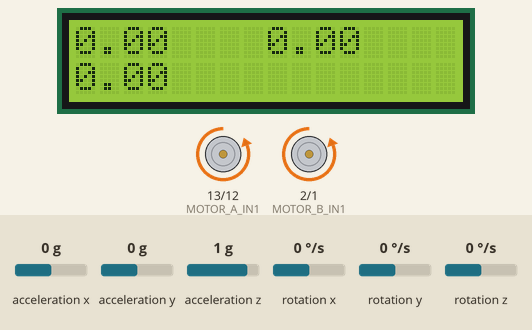
The sketch below on a simulated Arduino Uno, built with avr-gcc and run on an emulated ATmega328P. Parts: 16×2 character LCD, motor-driver pin pairs drawn as motors (green arrow = first pin HIGH = forward, orange = second pin HIGH = backward, longer = more drive, scaled by the enable pin). Wiring (inferred from the names in the program): MPU-6050 motion sensor at I2C address 0x68. The test bench sets the inputs (shaded band); at power-on: rotation x 0 °/s, rotation y 0 °/s, acceleration x 0 g, acceleration y 0 g, acceleration z 1 g, rotation z 0 °/s.

Above: at 1.7 s.
1.8 s: rotation x set to -192 °/s
At 2.05 s:
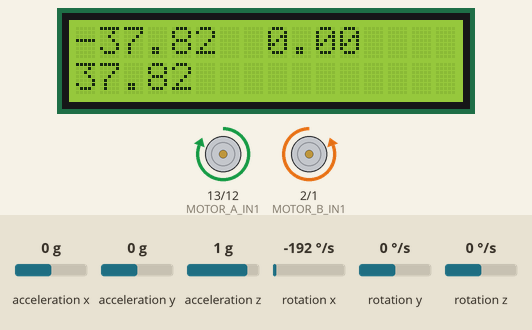
3.6 s: rotation x set to 192 °/s
At 5.59 s:
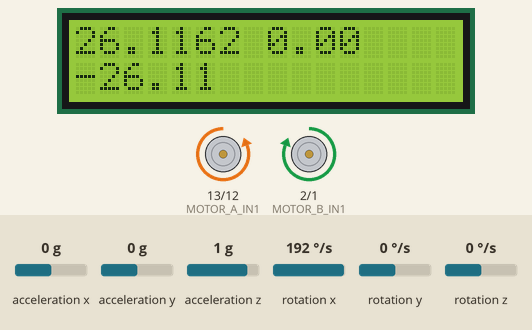
6.6 s: rotation x set to -100 °/s
At 8.88 s:
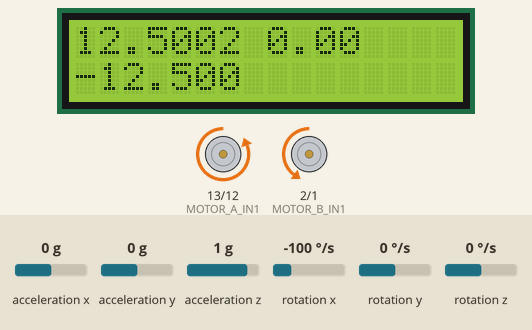
9.6 s: rotation y set to -192 °/s
At 9.74 s:
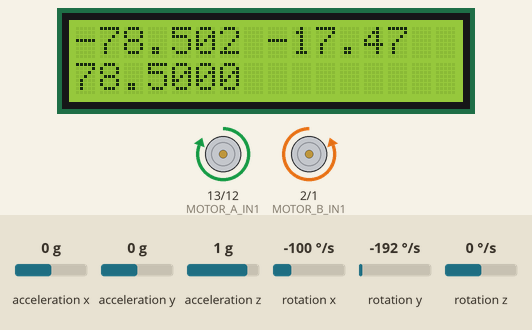
Timing chart, 0 to 26.7 s (numbered marks = the images above; inputs shaded):
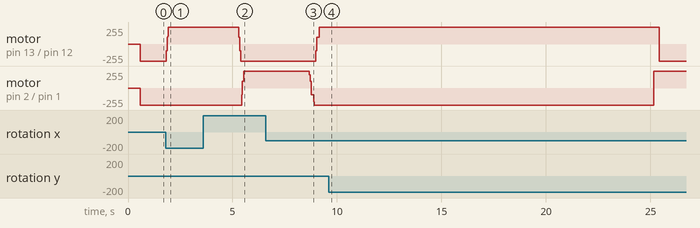

The sketch:

week3task2.ino
```cpp
#include <Wire.h>
#include <LiquidCrystal.h>  // --- ADDED ---

// --- ADDED - Motor Control Pins ---
// Define the pins for your motor driver (e.g., L298N)
// --- MODIFIED - Using your new pinout ---
#define MOTOR_A_EN 11   // Enable pin for Motor A (must be PWM)
#define MOTOR_A_IN1 13  // Direction pin 1 for Motor A
#define MOTOR_A_IN2 12  // Direction pin 2 for Motor A
#define MOTOR_B_EN 3    // Enable pin for Motor B (must be PWM)
#define MOTOR_B_IN1 2   // Direction pin 1 for Motor B (was in3 in your code)
#define MOTOR_B_IN2 1   // Direction pin 2 for Motor B (was in4 in your code)

// --- ADDED - LCD Pin Setup ---
// initialize the library with the numbers of the interface pins
// LCD(RS, enable, d4, d5, d6, d7)
LiquidCrystal lcd(8, 9, 4, 5, 6, 7);
double Kp = 20;   // Proportional gain
double Ki = 0;    // Integral gain
double Kd = 0;  // Derivative gain

double yaw_setpoint = 0;  // We want to go straight, so the target yaw is 0
double pid_error = 0;
double pid_integral = 0;
double pid_derivative = 0;
double pid_previous_error = 0;
double pid_output = 0;
int pitchState = 0;

// --- ADDED - Motor Speed Variables ---
int baseSpeed = 255;  // Base speed for both motors (0-255). Adjust this!
int motorSpeedA = 0;
int motorSpeedB = 0;
// --- END ADDED ---

const int MPU = 0x68;  // MPU6050 I2C address
float AccX, AccY, AccZ;
float GyroX, GyroY, GyroZ;
float accAngleX, accAngleY, gyroAngleX, gyroAngleY, gyroAngleZ;
float roll, pitch, yaw = 0.0;  // Initialize yaw to 0
float AccErrorX, AccErrorY, GyroErrorX, GyroErrorY, GyroErrorZ;
float elapsedTime, currentTime, previousTime;
unsigned long lastLCDUpdate = 0;  // --- ADDED - For non-blocking LCD updates
bool stopOperation = false;
unsigned long lastMillis = 0;
int c = 0;

void setup() {
  Wire.begin();                 // Initialize comunication
  Wire.beginTransmission(MPU);  // Start communication with MPU6050 // MPU=0x68
  Wire.write(0x6B);             // Talk to the register 6B
  Wire.write(0x00);             // Make reset - place a 0 into the 6B register
  Wire.endTransmission(true);   //end the transmission

  // --- ADDED - LCD Setup ---
  lcd.begin(16, 2);  // set up the LCD's number of columns and rows
  lcd.clear();
  lcd.setCursor(0, 0);
  lcd.print("Yaw:");
  lcd.setCursor(0, 1);
  lcd.print("PID:");
  // --- END ADDED ---

  // --- ADDED - Motor Pin Setup ---
  pinMode(MOTOR_A_EN, OUTPUT);
  pinMode(MOTOR_A_IN1, OUTPUT);
  pinMode(MOTOR_A_IN2, OUTPUT);
  pinMode(MOTOR_B_EN, OUTPUT);
  pinMode(MOTOR_B_IN1, OUTPUT);
  pinMode(MOTOR_B_IN2, OUTPUT);

  // Stop motors initially
  setMotorSpeed('A', 0);
  setMotorSpeed('B', 0);
  // --- END ADDED ---

  // Call this function to get the IMU error values for your module
  calculate_IMU_error();
  delay(20);
}

void loop() {
  previousTime = currentTime;                           // Previous time is stored before the actual time read
  currentTime = millis();                               // Current time actual time read
  elapsedTime = (currentTime - previousTime) / 1000.0;  // Divide by 1000 to get seconds

  Wire.beginTransmission(MPU);
  Wire.write(0x43);  // Gyro data first register address 0x43
  Wire.endTransmission(false);
  Wire.requestFrom(MPU, 6, true);                    // Read 6 registers total, each axis value is stored in 2 registers
  GyroX = (Wire.read() << 8 | Wire.read()) / 131.0;  // deg/s
  GyroY = (Wire.read() << 8 | Wire.read()) / 131.0;  // deg/s
  GyroZ = (Wire.read() << 8 | Wire.read()) / 131.0;  // deg/s

  // --- MODIFIED - Correct the gyro outputs with the calculated error values ---
  // We subtract the error offset
  GyroX = GyroX - GyroErrorX;  // GyroErrorX ~(-0.56)
  GyroY = GyroY - GyroErrorY;
  yaw = yaw + GyroX * elapsedTime;
  pitch = pitch + GyroY * elapsedTime;

  pid_error = yaw_setpoint - yaw;  // Calculate the error

  pid_integral = pid_integral + (pid_error * elapsedTime);
  pid_integral = constrain(pid_integral, -100, 100);

  pid_derivative = (pid_error - pid_previous_error) / elapsedTime;

  pid_output = (Kp * pid_error) + (Ki * pid_integral) + (Kd * pid_derivative);

  pid_previous_error = pid_error;

  if (!stopOperation) {
    motorSpeedB = baseSpeed + pid_output;  // Right Motor
    motorSpeedA = baseSpeed - pid_output;  // Left Motor

    // Constrain the motor speeds to be within -255 and 255
    motorSpeedA = constrain(motorSpeedA, -255, 255);
    motorSpeedB = constrain(motorSpeedB, -255, 255);

    setMotorSpeed('A', motorSpeedA);
    setMotorSpeed('B', motorSpeedB);
  } else {
    setMotorSpeed('A', 0);
    setMotorSpeed('B', 0);
  }

  if (pitchState == 0) {
    if (pitch >= 20) {
      pitchState = 2;
      delay(100);
      lastMillis = millis();
    }
  } else if (pitchState == 1) {
    if (millis() - lastMillis >= 5000) {
      stopOperation = false;
      pitchState = 2;
    }
  } else if (pitchState == 2) {
    if (pitch <= 5) {
      pitchState = 3;
      delay(200);
      stopOperation = true;
      lastMillis = millis();
    }
  } else if (pitchState == 3) {
    if (millis() - lastMillis >= 4000) {
      stopOperation = false;
      pitchState = 4;
      yaw_setpoint = 360;
    }
  } else if (pitchState == 4) {
    if (abs(pid_error) <= 25) {
      setMotorSpeed('A', 0);
      setMotorSpeed('B', 0);
      stopOperation = true;
      pitchState = 5;
      lastMillis = millis();
      pitch = 0;
    }
  }else if (pitchState == 5) {
    if (millis() - lastMillis >= 1000) {
      stopOperation = false;
      pitchState = 6;
    }
  }else if (pitchState == 6) {
    if (pitch <= -20) {
      pitchState = 7;
    }
  }else if (pitchState == 7) {
    if (pitch >= -5) {
      pitchState = 8;
      stopOperation = true;
    }
  }


  // --- END ADDED ---

  // --- ADDED - Serial Debugging ---
  // Serial.print("Yaw: ");
  // Serial.print(yaw);
  // Serial.print(" | PID_Error: ");
  // Serial.print(pid_error);
  // Serial.print(" | PID_Output: ");
  // Serial.print(pid_output);
  // Serial.print(" | SpeedA: ");
  // Serial.print(motorSpeedA);
  // Serial.print(" | SpeedB: ");
  // Serial.println(motorSpeedB);
  // --- END ADDED ---

  if (currentTime - lastLCDUpdate > 100) {
    char lcdBuffer[17];
    lcd.setCursor(0, 0);  // Position cursor after "Yaw: "
    lcd.print(yaw);
    lcd.setCursor(8, 0);
    lcd.print(pitch);
    lcd.setCursor(0, 1);  // Position cursor after "PID: "
    lcd.print(pid_error);

    lastLCDUpdate = currentTime;
  }

  // --- END ADDED ---
}

// --- ADDED - Motor Control Function ---
// This function controls a single motor.
// 'motor' is 'A' or 'B'
// 'speed' is from -255 (full reverse) to 255 (full forward)
void setMotorSpeed(char motor, int speed) {
  int enPin, in1Pin, in2Pin;

  if (motor == 'A') {
    enPin = MOTOR_A_EN;
    in1Pin = MOTOR_A_IN1;
    in2Pin = MOTOR_A_IN2;
  } else if (motor == 'B') {
    enPin = MOTOR_B_EN;
    in1Pin = MOTOR_B_IN1;
    in2Pin = MOTOR_B_IN2;
  } else {
    return;  // Invalid motor
  }

  if (speed > 0) {
    // Go forward
    digitalWrite(in1Pin, LOW);
    digitalWrite(in2Pin, HIGH);
    analogWrite(enPin, constrain(abs(speed), 100, 255));
  } else if (speed < 0) {
    // Go backward
    digitalWrite(in1Pin, HIGH);
    digitalWrite(in2Pin, LOW);
    analogWrite(enPin, constrain(abs(speed), 100, 255));
  } else {
    // Stop
    digitalWrite(in1Pin, LOW);
    digitalWrite(in2Pin, LOW);
    analogWrite(enPin, 0);
  }
}
// --- END ADDED ---

void calculate_IMU_error() {
  // This function is unchanged from your original code.
  // It calculates the gyro offsets (GyroErrorX, Y, Z)
  c = 0;
  while (c < 200) {
    Wire.beginTransmission(MPU);
    Wire.write(0x3B);
    Wire.endTransmission(false);
    Wire.requestFrom(MPU, 6, true);
    AccX = (Wire.read() << 8 | Wire.read()) / 16384.0;
    AccY = (Wire.read() << 8 | Wire.read()) / 16384.0;
    AccZ = (Wire.read() << 8 | Wire.read()) / 16384.0;
    // These are calculating pitch and roll, not used for yaw but good to have
    AccErrorX = AccErrorX + ((atan((AccY) / sqrt(pow((AccX), 2) + pow((AccZ), 2))) * 180 / PI));
    AccErrorY = AccErrorY + ((atan(-1 * (AccX) / sqrt(pow((AccY), 2) + pow((AccZ), 2))) * 180 / PI));
    c++;
  }
  AccErrorX = AccErrorX / 200;
  AccErrorY = AccErrorY / 200;
  c = 0;
  while (c < 200) {
    Wire.beginTransmission(MPU);
    Wire.write(0x43);
    Wire.endTransmission(false);
    Wire.requestFrom(MPU, 6, true);
    GyroX = Wire.read() << 8 | Wire.read();
    GyroY = Wire.read() << 8 | Wire.read();
    GyroZ = Wire.read() << 8 | Wire.read();
    // Sum all readings
    GyroErrorX = GyroErrorX + (GyroX / 131.0);
    GyroErrorY = GyroErrorY + (GyroY / 131.0);
    GyroErrorZ = GyroErrorZ + (GyroZ / 131.0);
    c++;
  }

  // Calculate the average gyro error
  GyroErrorX = GyroErrorX / 200;
  GyroErrorY = GyroErrorY / 200;
  GyroErrorZ = GyroErrorZ / 200;

  // Print the errors
  Serial.print("AccErrorX: ");
  Serial.println(AccErrorX);
  Serial.print("AccErrorY: ");
  Serial.println(AccErrorY);
  Serial.print("GyroErrorX: ");
  Serial.println(GyroErrorX);
  Serial.print("GyroErrorY: ");
  Serial.println(GyroErrorY);
  Serial.print("GyroErrorZ: ");
  Serial.println(GyroErrorZ);
}
```

Measured:
- after the input at 1.8 s, motor on pin 13 (MOTOR_A_IN1) / pin 12 (MOTOR_A_IN2): backward 255/255 → forward 255/255 at once; the display: first changes after 0.13 s (image 1 shows a later state)
- after the input at 3.6 s, motor on pin 13 (MOTOR_A_IN1) / pin 12 (MOTOR_A_IN2): forward 255/255 → backward 100/255 after 1.7 s, → backward 255/255 0.09 s later; motor on pin 2 (MOTOR_B_IN1) / pin 1 (MOTOR_B_IN2): backward 255/255 → forward 100/255 after 1.8 s, → forward 255/255 0.09 s later
- after the input at 6.6 s, motor on pin 13 (MOTOR_A_IN1) / pin 12 (MOTOR_A_IN2): backward 255/255 → forward 101/255 after 2.4 s, → forward 255/255 0.18 s later; motor on pin 2 (MOTOR_B_IN1) / pin 1 (MOTOR_B_IN2): forward 255/255 → backward 100/255 after 2.1 s, → backward 255/255 0.20 s later
